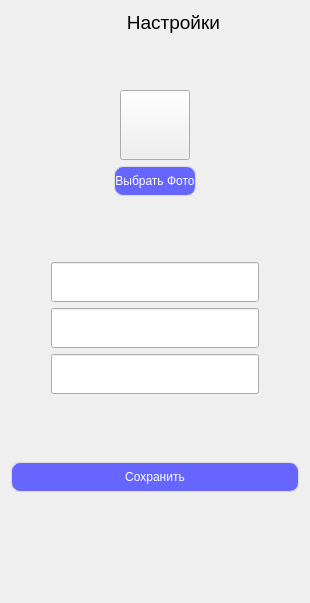
<?xml version="1.0" encoding="UTF-8"?>
<ui version="4.0">
 <class>SettingWidget</class>
 <widget class="QWidget" name="SettingWidget">
  <property name="geometry">
   <rect>
    <x>0</x>
    <y>0</y>
    <width>310</width>
    <height>603</height>
   </rect>
  </property>
  <property name="windowTitle">
   <string>Form</string>
  </property>
  <layout class="QVBoxLayout" name="verticalLayout_2">
   <item>
    <widget class="QLabel" name="label">
     <property name="font">
      <font>
       <pointsize>14</pointsize>
      </font>
     </property>
     <property name="text">
      <string>                      Настройки </string>
     </property>
    </widget>
   </item>
   <item>
    <spacer name="verticalSpacer_3">
     <property name="orientation">
      <enum>Qt::Vertical</enum>
     </property>
     <property name="sizeType">
      <enum>QSizePolicy::Fixed</enum>
     </property>
     <property name="sizeHint" stdset="0">
      <size>
       <width>20</width>
       <height>50</height>
      </size>
     </property>
    </spacer>
   </item>
   <item>
    <layout class="QHBoxLayout" name="horizontalLayout_5">
     <item>
      <widget class="QPushButton" name="pushButton_2">
       <property name="minimumSize">
        <size>
         <width>0</width>
         <height>70</height>
        </size>
       </property>
       <property name="maximumSize">
        <size>
         <width>70</width>
         <height>70</height>
        </size>
       </property>
       <property name="text">
        <string/>
       </property>
      </widget>
     </item>
    </layout>
   </item>
   <item>
    <layout class="QHBoxLayout" name="horizontalLayout_2">
     <item>
      <spacer name="horizontalSpacer_3">
       <property name="orientation">
        <enum>Qt::Horizontal</enum>
       </property>
       <property name="sizeHint" stdset="0">
        <size>
         <width>40</width>
         <height>20</height>
        </size>
       </property>
      </spacer>
     </item>
     <item>
      <layout class="QVBoxLayout" name="verticalLayout">
       <item>
        <widget class="QPushButton" name="changeAvatarButton">
         <property name="minimumSize">
          <size>
           <width>0</width>
           <height>30</height>
          </size>
         </property>
         <property name="maximumSize">
          <size>
           <width>110</width>
           <height>16777215</height>
          </size>
         </property>
         <property name="styleSheet">
          <string notr="true">background-color: rgb(102,102,255);
border-style: solid;             
border-width: 1px;               
border-radius: 9px;            
border-color: rgb(220,220,220);
color:white;
</string>
         </property>
         <property name="text">
          <string>Выбрать Фото</string>
         </property>
        </widget>
       </item>
      </layout>
     </item>
     <item>
      <spacer name="horizontalSpacer_4">
       <property name="orientation">
        <enum>Qt::Horizontal</enum>
       </property>
       <property name="sizeHint" stdset="0">
        <size>
         <width>40</width>
         <height>20</height>
        </size>
       </property>
      </spacer>
     </item>
    </layout>
   </item>
   <item>
    <spacer name="verticalSpacer_2">
     <property name="orientation">
      <enum>Qt::Vertical</enum>
     </property>
     <property name="sizeType">
      <enum>QSizePolicy::Fixed</enum>
     </property>
     <property name="sizeHint" stdset="0">
      <size>
       <width>20</width>
       <height>60</height>
      </size>
     </property>
    </spacer>
   </item>
   <item>
    <layout class="QHBoxLayout" name="horizontalLayout">
     <item>
      <spacer name="horizontalSpacer_2">
       <property name="orientation">
        <enum>Qt::Horizontal</enum>
       </property>
       <property name="sizeType">
        <enum>QSizePolicy::Fixed</enum>
       </property>
       <property name="sizeHint" stdset="0">
        <size>
         <width>40</width>
         <height>20</height>
        </size>
       </property>
      </spacer>
     </item>
     <item>
      <widget class="CustomInputForms" name="changeLogin">
       <property name="minimumSize">
        <size>
         <width>0</width>
         <height>40</height>
        </size>
       </property>
      </widget>
     </item>
     <item>
      <spacer name="horizontalSpacer">
       <property name="orientation">
        <enum>Qt::Horizontal</enum>
       </property>
       <property name="sizeType">
        <enum>QSizePolicy::Fixed</enum>
       </property>
       <property name="sizeHint" stdset="0">
        <size>
         <width>40</width>
         <height>20</height>
        </size>
       </property>
      </spacer>
     </item>
    </layout>
   </item>
   <item>
    <layout class="QHBoxLayout" name="horizontalLayout_3">
     <item>
      <spacer name="horizontalSpacer_5">
       <property name="orientation">
        <enum>Qt::Horizontal</enum>
       </property>
       <property name="sizeType">
        <enum>QSizePolicy::Fixed</enum>
       </property>
       <property name="sizeHint" stdset="0">
        <size>
         <width>40</width>
         <height>20</height>
        </size>
       </property>
      </spacer>
     </item>
     <item>
      <widget class="CustomInputForms" name="changePassword">
       <property name="minimumSize">
        <size>
         <width>0</width>
         <height>40</height>
        </size>
       </property>
      </widget>
     </item>
     <item>
      <spacer name="horizontalSpacer_6">
       <property name="orientation">
        <enum>Qt::Horizontal</enum>
       </property>
       <property name="sizeType">
        <enum>QSizePolicy::Fixed</enum>
       </property>
       <property name="sizeHint" stdset="0">
        <size>
         <width>40</width>
         <height>20</height>
        </size>
       </property>
      </spacer>
     </item>
    </layout>
   </item>
   <item>
    <layout class="QHBoxLayout" name="horizontalLayout_4">
     <item>
      <spacer name="horizontalSpacer_7">
       <property name="orientation">
        <enum>Qt::Horizontal</enum>
       </property>
       <property name="sizeType">
        <enum>QSizePolicy::Fixed</enum>
       </property>
       <property name="sizeHint" stdset="0">
        <size>
         <width>40</width>
         <height>20</height>
        </size>
       </property>
      </spacer>
     </item>
     <item>
      <widget class="CustomInputForms" name="changePassword2">
       <property name="minimumSize">
        <size>
         <width>0</width>
         <height>40</height>
        </size>
       </property>
      </widget>
     </item>
     <item>
      <spacer name="horizontalSpacer_8">
       <property name="orientation">
        <enum>Qt::Horizontal</enum>
       </property>
       <property name="sizeType">
        <enum>QSizePolicy::Fixed</enum>
       </property>
       <property name="sizeHint" stdset="0">
        <size>
         <width>40</width>
         <height>20</height>
        </size>
       </property>
      </spacer>
     </item>
    </layout>
   </item>
   <item>
    <spacer name="verticalSpacer_4">
     <property name="orientation">
      <enum>Qt::Vertical</enum>
     </property>
     <property name="sizeHint" stdset="0">
      <size>
       <width>20</width>
       <height>40</height>
      </size>
     </property>
    </spacer>
   </item>
   <item>
    <widget class="QPushButton" name="pushButton">
     <property name="minimumSize">
      <size>
       <width>0</width>
       <height>30</height>
      </size>
     </property>
     <property name="styleSheet">
      <string notr="true">background-color: rgb(102,102,255);
border-style: solid;             
border-width: 1px;               
border-radius: 9px;            
border-color: rgb(220,220,220);
color:white;
</string>
     </property>
     <property name="text">
      <string>Сохранить</string>
     </property>
    </widget>
   </item>
   <item>
    <spacer name="verticalSpacer">
     <property name="orientation">
      <enum>Qt::Vertical</enum>
     </property>
     <property name="sizeType">
      <enum>QSizePolicy::Fixed</enum>
     </property>
     <property name="sizeHint" stdset="0">
      <size>
       <width>20</width>
       <height>100</height>
      </size>
     </property>
    </spacer>
   </item>
  </layout>
 </widget>
 <customwidgets>
  <customwidget>
   <class>CustomInputForms</class>
   <extends>QLineEdit</extends>
   <header>app-qt/src/custominputforms/custominputforms.h</header>
  </customwidget>
 </customwidgets>
 <resources/>
 <connections/>
</ui>
